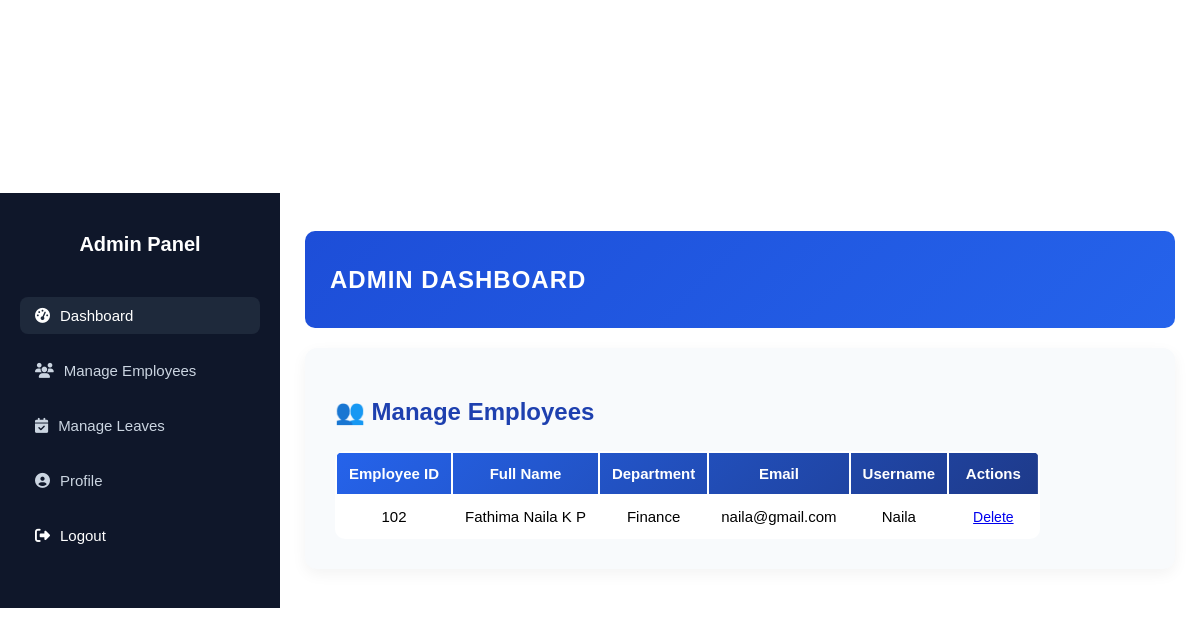
/dashboard/manage_employees/ (signed in), run on an earlier commit of the app's database.
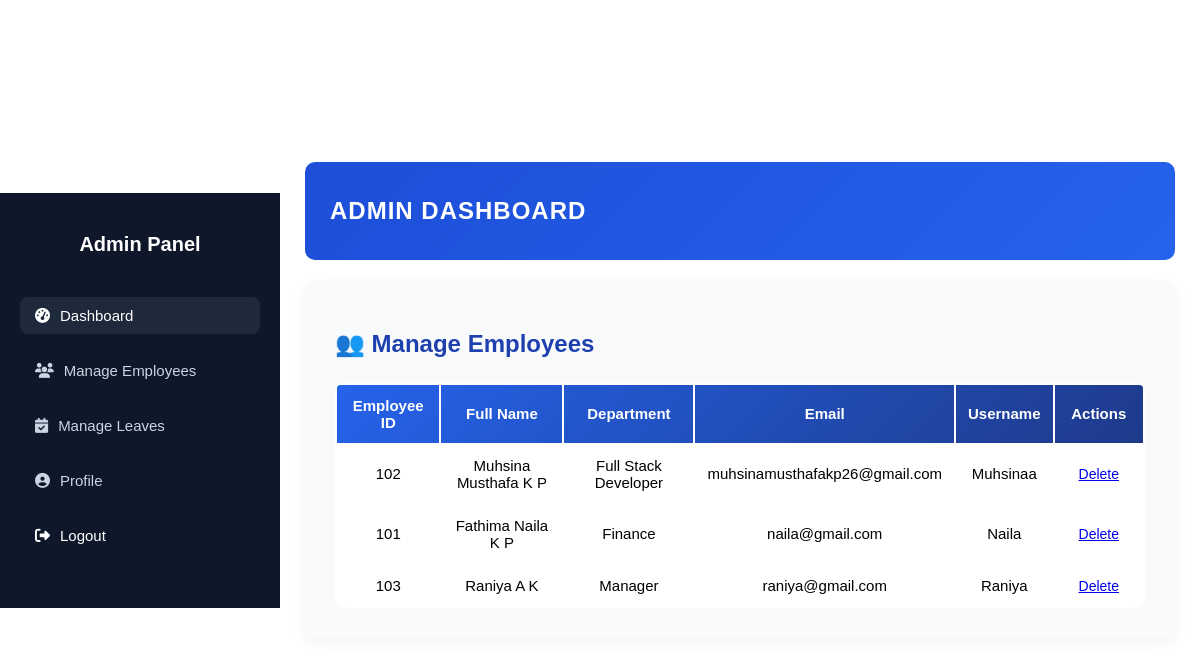
And on a later commit of the database.
### elms/models.py (models this page shows)
class Profile(models.Model):
    full_name = models.CharField(max_length=100)
    emp_id = models.CharField(max_length=20, unique=True)
    department = models.CharField(max_length=50)
    user = models.OneToOneField(User, on_delete=models.CASCADE)

### elms/views.py (the view)
# urls.py: path('dashboard/manage_employees/', views.manage_employees, name='manage_employees'),
@login_required
@user_passes_test(is_admin)
def manage_employees(request):
    employees = Profile.objects.all()
    return render(request, 'admin/manage_employees.html', {'employees': employees})

### elms/views.py (called while the page is built)
def is_admin(user):
    return user.is_staff

### elms/templates/admin/manage_employees.html
{% extends 'master.html' %}
{% block content %}
  <div class="sidebar">
    <h3 class="sidebar-title">Admin Panel</h3>
    <ul class="sidebar-menu">
      <li><a href="{% url 'dashboard' %}" class="active"><i class="fas fa-tachometer-alt"></i> Dashboard</a></li>
      <li><a href="{% url 'manage_employees' %}"><i class="fas fa-users"></i> Manage Employees</a></li>
      <li><a href="{% url 'admin_leave_list' %}"><i class="fas fa-calendar-check"></i> Manage Leaves</a></li>
      <li><a href="{% url 'admin_profile' %}"><i class="fas fa-user-circle"></i> Profile</a></li>
      <li><a href="{% url 'logout' %}" class="logout"><i class="fas fa-sign-out-alt"></i> Logout</a></li>
    </ul>
  </div>
  <div class="main-content">
    <div class="topbar">
      <h2>ADMIN DASHBOARD</h2>
    </div>
<div class="container mt-5 manage-emp-container">
  <div class="card shadow-lg border-0 p-4 rounded-4">
    <h2 class="text-center text-primary fw-semibold mb-4">👥 Manage Employees</h2>
    <div class="table-responsive">
      <table class="table table-hover align-middle manage-emp-table">
        <thead>
          <tr>
            <th>Employee ID</th>
            <th>Full Name</th>
            <th>Department</th>
            <th>Email</th>
            <th>Username</th>
            <th>Actions</th>
          </tr>
        </thead>
        <tbody>
          {% for emp in employees %}
          <tr>
            <td>{{ emp.emp_id }}</td>
            <td>{{ emp.full_name }}</td>
            <td>{{ emp.department }}</td>
            <td>{{ emp.user.email }}</td>
            <td>{{ emp.user.username }}</td>
            <td>
              <a
                href="{% url 'delete_employee' emp.id %}"
                class="btn btn-sm btn-outline-danger emp-btn"
                onclick="return confirm('Are you sure you want to delete this employee?');"
              >
                Delete
              </a>
            </td>
          </tr>
          {% empty %}
          <tr>
            <td colspan="6" class="text-center text-muted py-3">
              No employees found.
            </td>
          </tr>
          {% endfor %}
        </tbody>
      </table>
    </div>
  </div>
</div>
{% endblock %}

What changed in the data, as far as the page shows it:
removed Profile: emp_id "102", full_name "Fathima Naila K P", department "Finance", user.email "naila@gmail.com", user.username "Naila"
added Profile: emp_id "102", full_name "Muhsina Musthafa K P", department "Full Stack Developer", user.email "muhsinamusthafakp26@gmail.com", user.username "Muhsinaa"
added Profile: emp_id "101", full_name "Fathima Naila K P", department "Finance", user.email "naila@gmail.com", user.username "Naila"
added Profile: emp_id "103", full_name "Raniya A K", department "Manager", user.email "raniya@gmail.com", user.username "Raniya"
